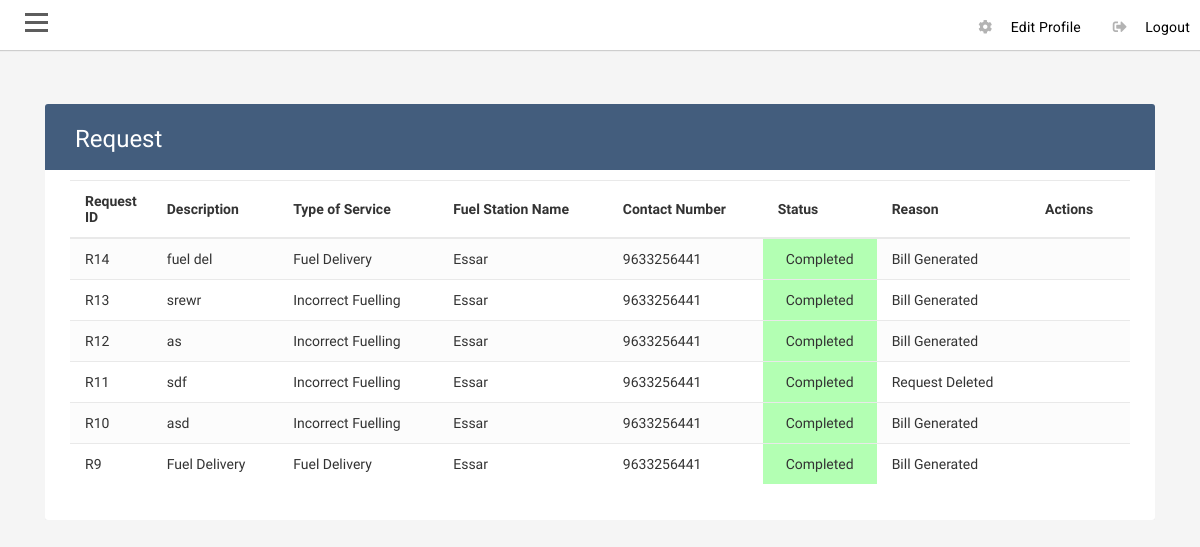
Screenshot of /customer/FuelRequest.php (signed in) with the database file from the repository.
### tables this page shows
CREATE TABLE `tbl_fuel_service_request` (
  `req_id` int(50) NOT NULL,
  `Sno` int(50) NOT NULL,
  `description` varchar(100) NOT NULL,
  `lat` varchar(50) NOT NULL,
  `log` varchar(50) NOT NULL,
  `Fid` int(50) NOT NULL,
  `user_id` int(50) NOT NULL,
  `req_status` int(50) NOT NULL,
  `comment` varchar(200) DEFAULT NULL,
  `status` int(10) NOT NULL
);

CREATE TABLE `tbl_services` (
  `Sno` int(50) NOT NULL,
  `Sname` varchar(100) NOT NULL,
  `Sfor` varchar(100) NOT NULL,
  `status` int(50) NOT NULL
);

CREATE TABLE `tbl_fuel` (
  `Fid` int(50) NOT NULL,
  `login_id` int(50) NOT NULL,
  `Fcompany` varchar(200) NOT NULL,
  `Fphno` varchar(100) NOT NULL,
  `Femail` varchar(100) NOT NULL,
  `Flicense` varchar(100) NOT NULL,
  `Fadd` varchar(200) NOT NULL,
  `Fpin` int(50) NOT NULL,
  `state_id` int(11) NOT NULL,
  `city_id` int(11) NOT NULL,
  `Fowner` varchar(100) NOT NULL,
  `FOphno` varchar(100) NOT NULL,
  `Flat` varchar(100) NOT NULL,
  `Flon` varchar(100) NOT NULL,
  `Fstatus` int(10) NOT NULL
);

### fun.php (called while the page is built, shortened)
<?php
function sessioncheck(){
    if (!isset($_SESSION['loginid'])){
        return false;
    } else {
        return true;
    }
}
?>

### customer/FuelRequest.php (the view, shortened to what this page needs)
<?php
require('../fun.php');
$con = connect();
if(sessioncheck() == false)
{
header('Location: ../login.php');
}
else
{
  $lid=$_SESSION['loginid'];
  ?>
<html lang="en">
  <head>
    <link rel="stylesheet" href="https://stackpath.bootstrapcdn.com/bootstrap/4.1.3/css/bootstrap.min.css">
    <link rel="stylesheet" href="https://stackpath.bootstrapcdn.com/bootstrap/4.5.2/css/bootstrap.min.css">
    <link rel="stylesheet" href="https://stackpath.bootstrapcdn.com/bootstrap/4.5.0/css/bootstrap.min.css">
    <link rel="stylesheet" href="https://maxcdn.bootstrapcdn.com/font-awesome/4.7.0/css/font-awesome.min.css">
    <link rel="stylesheet" type="text/css" href="../css/dash_style.css">
    <link rel="stylesheet" type="text/css" href="../css/viewTbl.css">
    <link rel="stylesheet" type="text/css" href="../css/registraion_form.css">
    <link rel="stylesheet" type="text/css" href="../css/registration_form1.css">
       <link rel="stylesheet" href="https://use.fontawesome.com/releases/v5.7.2/css/all.css"
>
		 <link rel="stylesheet" href="font/font/flaticon.css">
  </head>
  <body>
  <div id="wrapper">
        <div id="page-content-wrapper">
        <div id="content">
       <div class="container-fluid p-0 px-lg-0 px-md-0">
        <nav class="navbar navbar-expand navbar-light my-navbar">
            <div type="button"  id="bar" class="nav-icon1 hamburger animated fadeInLeft is-closed" data-toggle="offcanvas">
               <span></span>
			    <span></span>
				 <span></span>
            </div>
          <ul class="navbar-nav ml-auto">
              <li class="nav-item dropdown no-arrow">
                              <a class="dropdown-item" href="#" data-toggle="modal" data-target="#EdiPassModal">
                  <i class="fas fa fa-cog fa-sm fa-fw mr-2 text-gray-400"></i>
                  Edit Profile
                </a>
            </li>
             <li class="nav-item dropdown no-arrow">
                  <a class="dropdown-item" href="#"  id="logout" data-toggle="modal" data-target="#logoutModal">
                  <i class="fas fa-sign-out-alt fa-sm fa-fw mr-2 text-gray-400"></i>
                  Logout
                </a>
            </li>
          </ul>
        </nav>
        <div class="row">
        <div class="col-md-12 mt-4">
        <div class="container-xl">
	    <div class="table-responsive">
		<div class="table-wrapper">
			<div class="table-title">
				<div class="row">
					<div class="col-sm-6">
						<h2>Request</h2>
					</div>
				</div>
			</div>
			<table class="table table-striped table-hover">
				<thead>
					<tr>
						<th>Request ID</th>
						<th>Description</th>
						<th>Type of Service</th>
						<th>Fuel Station Name</th>
            <th>Contact Number</th>
            <th>Status</th>
            <th>Reason</th>
						<th>Actions</th>
					</tr>
				</thead>
				<tbody>
          <?php
          $qs2=mysqli_query($con,"SELECT * FROM `tbl_fuel_service_request` WHERE `user_id`=$lid  ORDER BY `req_id` DESC ")or die("Sign in Error");
          if(mysqli_num_rows($qs2)>0)
          {
          while($sv2 = mysqli_fetch_array($qs2))
          {
          ?>
					<tr>
						<td><?php echo "R".$sv2['req_id']; ?></td>
						<td><?php echo $sv2['description']; ?></td>
            <?php
            $sno=$sv2['Sno'];
              $qs3=mysqli_query($con,"SELECT * FROM `tbl_services` WHERE `Sno`=$sno")or die("Sign in Error");
              $sv3 = mysqli_fetch_array($qs3);
            ?>
						<td><?php echo $sv3['Sname']; ?></td>
            <?php
            $fno=$sv2['Fid'];
              $qs4=mysqli_query($con,"  SELECT * FROM `tbl_fuel` WHERE `Fid`=$fno")or die("Sign in Error");
              $sv4= mysqli_fetch_array($qs4);
            ?>
						<td><?php echo $sv4['Fcompany']; ?></td>
            <td><?php echo $sv4['Fphno']; ?></td>
            <?php
            if($sv2['req_status'])
            {
            ?>
            <td style="background-color:#ffc2b3;"><center>Service Pending</center></td>
            <?php
            }
            else{
              ?>
              <td style="background-color:#b3ffb3;"><center>Completed</center></td>
              <?php
            }
            ?>
            <td><?php echo $sv2['comment']; ?></td>
						<td>
            </td>
					</tr>
          <?php
        }
      }
      else{
        ?>
        <tr>
        <td colspan="6"><center>Not Yet Added  !!!!</center></td>
        </tr>
        <?php
      }
      ?>
				</tbody>
			</table>
		</div>
	</div>
</div>
        </div>
        </div>
      </div>
    </div>
 </div>
</div>
  </body>
</html>
<?php } ?>

### css/dash_style.css (style rules this page uses)
body { position: relative; overflow-x:hidden; background: #f7f7fc; font-family: 'Roboto', sans-serif; }
body, html { height: 100%; }
.navbar-nav > li > a ,.submenu-box ul li a { color:black; text-transform: capitalize; font-size: 14px; padding:10px 10px 10px 20px!important; display: block; font-weight: 400; position: relative; z-index: 2; font-family: 'Roboto', sans-serif; letter-spacing: .2px; }
.navbar-nav li { display:block!important; margin:2px 0px; }
.navbar-nav > li > a i:before { margin:0px 5px 0px 0px; font-size:14px; }
#page-content-wrapper { width: 100%; transition: all 0.5s ease; }
.nav-icon1 { z-index: 999; position:relative; display: block; width:23px; margin:0px 30px 0px 25px; cursor:pointer; height: 25px; }
.nav-icon1 span { position:absolute; top:0; width:100%; height:3px; cursor:pointer; background-color:#5d5d5d; left:0; transform:rotate(0deg); transition:.30s ease-in-out; }
.nav-icon1 span:nth-of-type(1) { top:0; }
.nav-icon1 span:nth-of-type(2) { top:8px; }
.nav-icon1 span:nth-of-type(3) { top:16px; }
.my-navbar { padding:0px; background-color:white; box-shadow: 0 1px 1px 0 rgba(0,0,0,.16); }
.navbar-nav > li > a >i { font-size: 18px; color:#b3b3b3; margin:8px 0px 0px 0px; padding:0px; }
.dropdown, .dropleft, .dropright, .dropup { position: relative; }
.table td, .table th { padding: 1rem; font-size:14px; color:#333; vertical-align: top; border-top: 1px solid #dee2e6; }

### css/viewTbl.css (style rules this page uses)
body { color: #566787; background: #f5f5f5; font-family: 'Varela Round', sans-serif; font-size: 13px; }
.table-responsive { margin: 30px 0; }
.table-wrapper { background: #fff; padding: 20px 25px; border-radius: 3px; min-width: 1000px; box-shadow: 0 1px 1px rgba(0,0,0,.05); }
.table-title { padding-bottom: 15px; background: #435d7d; color: #fff; padding: 16px 30px; min-width: 100%; margin: -20px -25px 10px; border-radius: 3px 3px 0 0; }
.table-title h2 { margin: 5px 0 0; font-size: 24px; }
table.table tr th, table.table tr td { border-color: #e9e9e9; padding: 12px 15px; vertical-align: middle; }
table.table tr th:first-child { width: 60px; }
table.table tr th:last-child { width: 100px; }
table.table-striped tbody tr:nth-of-type(odd) { background-color: #fcfcfc; }

### rows the page displays
tbl_fuel_service_request: req_id "14", description "fuel del", tbl_services.Sname "Fuel Delivery", Fid.Fcompany "Essar", Fid.Fphno "9633256441", req_status "Completed", comment "Bill Generated"
tbl_fuel_service_request: req_id "13", description "srewr", tbl_services.Sname "Incorrect Fuelling", Fid.Fcompany "Essar", Fid.Fphno "9633256441", req_status "Completed", comment "Bill Generated"
tbl_fuel_service_request: req_id "12", description "as", tbl_services.Sname "Incorrect Fuelling", Fid.Fcompany "Essar", Fid.Fphno "9633256441", req_status "Completed", comment "Bill Generated"
tbl_fuel_service_request: req_id "11", description "sdf", tbl_services.Sname "Incorrect Fuelling", Fid.Fcompany "Essar", Fid.Fphno "9633256441", req_status "Completed", comment "Request Deleted"
tbl_fuel_service_request: req_id "10", description "asd", tbl_services.Sname "Incorrect Fuelling", Fid.Fcompany "Essar", Fid.Fphno "9633256441", req_status "Completed", comment "Bill Generated"
tbl_fuel_service_request: req_id "9", description "Fuel Delivery", tbl_services.Sname "Fuel Delivery", Fid.Fcompany "Essar", Fid.Fphno "9633256441", req_status "Completed", comment "Bill Generated"
